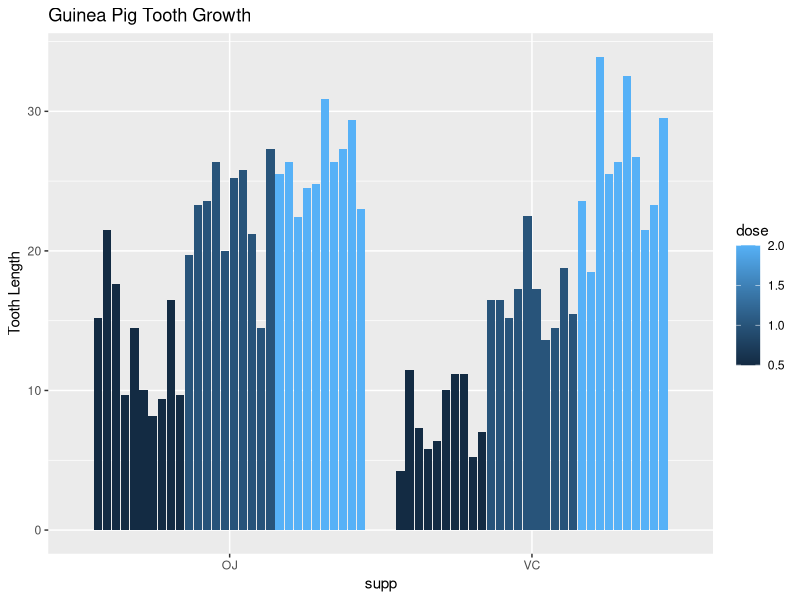
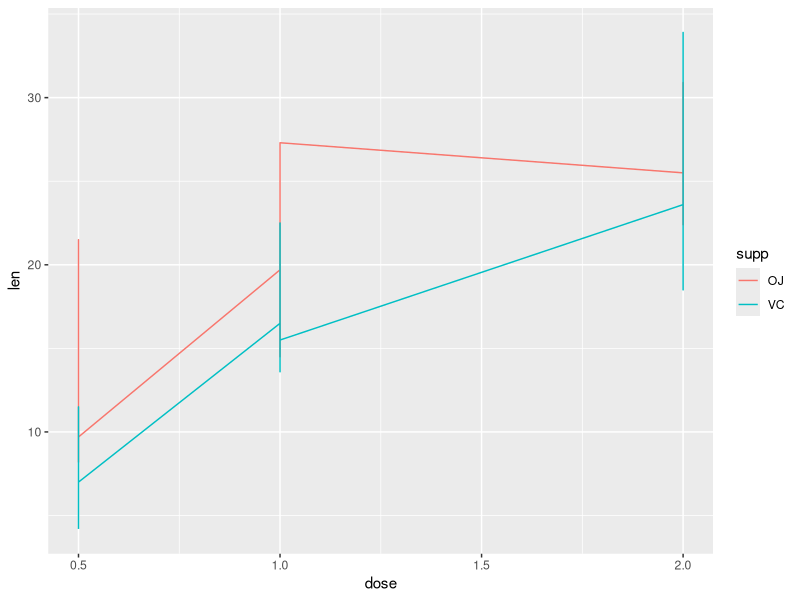

Recreate these plots in R, in order.
library(dplyr)
library(ggplot2)

# Let's look at guinea pig tooth growth!

data(ToothGrowth)

?ToothGrowth

ggplot(data = ToothGrowth, aes(x = supp, y = len)) +
  geom_col(aes(fill = dose), position = "dodge2") +
  labs(title = "Guinea Pig Tooth Growth",
       y = "Tooth Length")

# I'd better start giving my guinea pigs some oj...

ggplot(data = ToothGrowth, (aes(x = dose, y = len))) +
  geom_line(aes(colour = supp))
